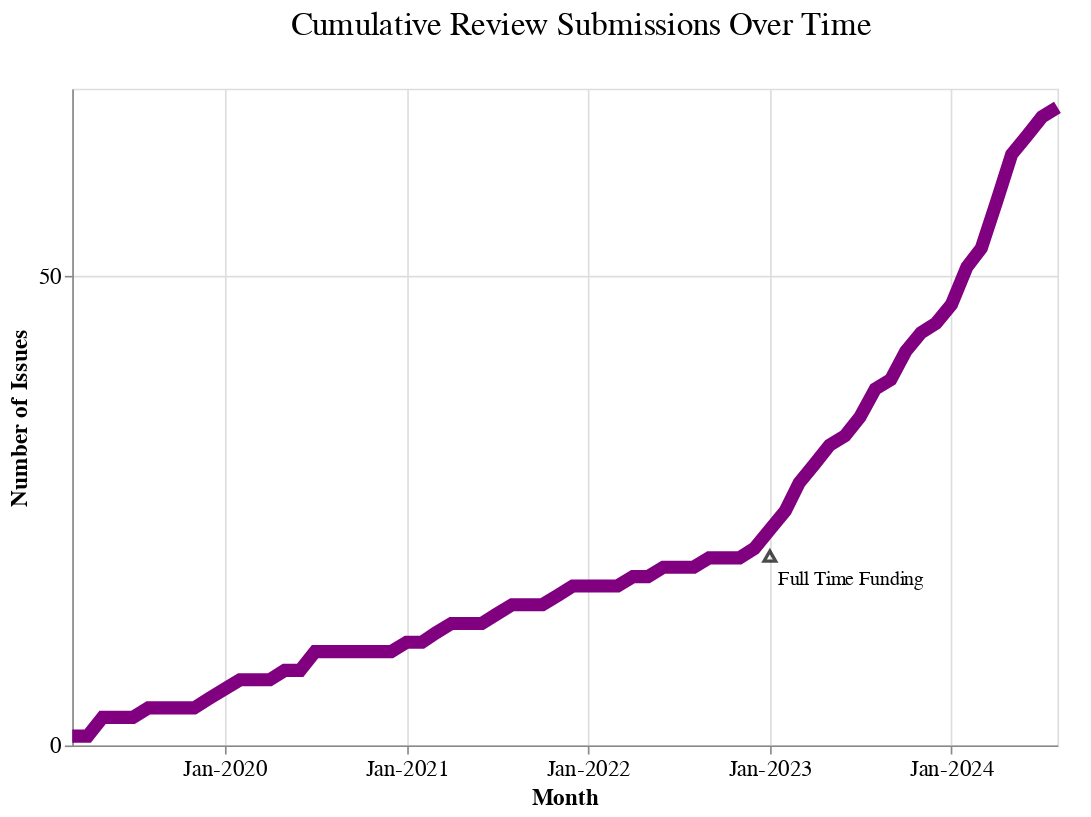

Write notebook code for a chart like this one.
### Code cell
# Create an Altair line plot
chart = (
    alt.Chart(final_monthly)
    .mark_line(color="purple", strokeWidth=8)
    .encode(
        x=alt.X(
            "date:T",
            axis=alt.Axis(
                title="Month",
                format="%b-%Y",
                tickCount="year",
            ),
        ),
        y=alt.Y(
            "cumulative_count:Q",
            axis=alt.Axis(
                title="Number of Issues",
                tickMinStep=50,
            ),
        ),
        tooltip=[
            alt.Tooltip("date:T", title="Month"),
            alt.Tooltip("cumulative_count:Q", title="Number of Issues"),
        ],
    )
    .properties(
        title=alt.TitleParams(
            text="Cumulative Review Submissions Over Time",
        ),
        width=600,
        height=400,
    )
)

label = (
    alt.Chart(pd.DataFrame({
        'date': [pd.Timestamp("2023-01-01")],  # Specific x-axis location (January 2023)
        'cumulative_count': [16], 
        'label': ["Full Time Funding"]
    }))
    .mark_text(align='left', dx=5, dy=-10, color='black', fontSize=12, font='Poppins')
    .encode(
        x='date:T',
        y='cumulative_count:Q',
        text='label:N'
    )
)

# Adding an arrow using mark_rule and mark_point
arrow = (
    alt.Chart(pd.DataFrame({
        'date': [pd.Timestamp("2023-01-01")],
        'cumulative_count': [20],  # Adjust y-axis location to position the arrow
    }))
    .mark_point(shape='triangle', angle=0, size=50, color='black')
    .encode(
        x='date:T',
        y='cumulative_count:Q'
    )
)

# Combine the chart and the label
final_chart = chart + label + arrow

# Show the final chart
final_chart.show()

# Show the chart
#chart.show()

### Figure 1 — Vega-Lite specification as saved in the notebook (floating-point values rounded to 4 significant figures)
{"config": {"title": {"fontSize": 20, "font": "Poppins", "anchor": "middle", "color": "black", "fontWeight": 400, "dy": -20, "dx": 10}, "axis": {"labelFontSize": 14, "titleFontSize": 14, "titleFont": "Poppins", "labelFont": "Poppins"}, "legend": {"labelFontSize": 12, "titleFontSize": 14, "titleFont": "Poppins", "labelFont": "Poppins"}, "bar": {"color": "purple", "fill": "purple"}, "line": {"color": "purple"}, "view": {"height": 300, "width": 600, "padding": {"top": 190, "left": 10, "right": 10, "bottom": 90}}}, "layer": [{"data": {"name": "data-566605590f70d5cb08562c47ac14e3b6"}, "mark": {"type": "line", "color": "purple", "strokeWidth": 8}, "encoding": {"tooltip": [{"field": "date", "title": "Month", "type": "temporal"}, {"field": "cumulative_count", "title": "Number of Issues", "type": "quantitative"}], "x": {"axis": {"format": "%b-%Y", "tickCount": "year", "title": "Month"}, "field": "date", "type": "temporal"}, "y": {"axis": {"tickMinStep": 50, "title": "Number of Issues"}, "field": "cumulative_count", "type": "quantitative"}}, "title": {"text": "Cumulative Review Submissions Over Time"}}, {"data": {"name": "data-885435433e90c9e36bd36f19a234dabd"}, "mark": {"type": "text", "align": "left", "color": "black", "dx": 5, "dy": -10, "font": "Poppins", "fontSize": 12}, "encoding": {"text": {"field": "label", "type": "nominal"}, "x": {"field": "date", "type": "temporal"}, "y": {"field": "cumulative_count", "type": "quantitative"}}}, {"data": {"name": "data-967c9fd2600aa1f4ef471e2361e60d17"}, "mark": {"type": "point", "angle": 0, "color": "black", "shape": "triangle", "size": 50}, "encoding": {"x": {"field": "date", "type": "temporal"}, "y": {"field": "cumulative_count", "type": "quantitative"}}}], "height": 400, "width": 600, "$schema": "https://vega.github.io/schema/vega-lite/v5.17.0.json", "datasets": {"data-566605590f70d5cb08562c47ac14e3b6": [{"date": "2019-03-01T00:00:00", "issue_count": 1, "cumulative_count": 1}, {"date": "2019-04-01T00:00:00", "issue_count": 0, "cumulative_count": 1}, {"date": "2019-05-01T00:00:00", "issue_count": 2, "cumulative_count": 3}, {"date": "2019-06-01T00:00:00", "issue_count": 0, "cumulative_count": 3}, {"date": "2019-07-01T00:00:00", "issue_count": 0, "cumulative_count": 3}, {"date": "2019-08-01T00:00:00", "issue_count": 1, "cumulative_count": 4}, {"date": "2019-09-01T00:00:00", "issue_count": 0, "cumulative_count": 4}, {"date": "2019-10-01T00:00:00", "issue_count": 0, "cumulative_count": 4}, {"date": "2019-11-01T00:00:00", "issue_count": 0, "cumulative_count": 4}, {"date": "2019-12-01T00:00:00", "issue_count": 1, "cumulative_count": 5}, {"date": "2020-01-01T00:00:00", "issue_count": 1, "cumulative_count": 6}, {"date": "2020-02-01T00:00:00", "issue_count": 1, "cumulative_count": 7}, {"date": "2020-03-01T00:00:00", "issue_count": 0, "cumulative_count": 7}, {"date": "2020-04-01T00:00:00", "issue_count": 0, "cumulative_count": 7}, {"date": "2020-05-01T00:00:00", "issue_count": 1, "cumulative_count": 8}, {"date": "2020-06-01T00:00:00", "issue_count": 0, "cumulative_count": 8}, {"date": "2020-07-01T00:00:00", "issue_count": 2, "cumulative_count": 10}, {"date": "2020-08-01T00:00:00", "issue_count": 0, "cumulative_count": 10}, {"date": "2020-09-01T00:00:00", "issue_count": 0, "cumulative_count": 10}, {"date": "2020-10-01T00:00:00", "issue_count": 0, "cumulative_count": 10}, {"date": "2020-11-01T00:00:00", "issue_count": 0, "cumulative_count": 10}, {"date": "2020-12-01T00:00:00", "issue_count": 0, "cumulative_count": 10}, {"date": "2021-01-01T00:00:00", "issue_count": 1, "cumulative_count": 11}, {"date": "2021-02-01T00:00:00", "issue_count": 0, "cumulative_count": 11}, {"date": "2021-03-01T00:00:00", "issue_count": 1, "cumulative_count": 12}, {"date": "2021-04-01T00:00:00", "issue_count": 1, "cumulative_count": 13}, {"date": "2021-05-01T00:00:00", "issue_count": 0, "cumulative_count": 13}, {"date": "2021-06-01T00:00:00", "issue_count": 0, "cumulative_count": 13}, {"date": "2021-07-01T00:00:00", "issue_count": 1, "cumulative_count": 14}, {"date": "2021-08-01T00:00:00", "issue_count": 1, "cumulative_count": 15}, {"date": "2021-09-01T00:00:00", "issue_count": 0, "cumulative_count": 15}, {"date": "2021-10-01T00:00:00", "issue_count": 0, "cumulative_count": 15}, {"date": "2021-11-01T00:00:00", "issue_count": 1, "cumulative_count": 16}, {"date": "2021-12-01T00:00:00", "issue_count": 1, "cumulative_count": 17}, {"date": "2022-01-01T00:00:00", "issue_count": 0, "cumulative_count": 17}, {"date": "2022-02-01T00:00:00", "issue_count": 0, "cumulative_count": 17}, {"date": "2022-03-01T00:00:00", "issue_count": 0, "cumulative_count": 17}, {"date": "2022-04-01T00:00:00", "issue_count": 1, "cumulative_count": 18}, {"date": "2022-05-01T00:00:00", "issue_count": 0, "cumulative_count": 18}, {"date": "2022-06-01T00:00:00", "issue_count": 1, "cumulative_count": 19}, {"date": "2022-07-01T00:00:00", "issue_count": 0, "cumulative_count": 19}, {"date": "2022-08-01T00:00:00", "issue_count": 0, "cumulative_count": 19}, {"date": "2022-09-01T00:00:00", "issue_count": 1, "cumulative_count": 20}, {"date": "2022-10-01T00:00:00", "issue_count": 0, "cumulative_count": 20}, {"date": "2022-11-01T00:00:00", "issue_count": 0, "cumulative_count": 20}, {"date": "2022-12-01T00:00:00", "issue_count": 1, "cumulative_count": 21}, {"date": "2023-01-01T00:00:00", "issue_count": 2, "cumulative_count": 23}, {"date": "2023-02-01T00:00:00", "issue_count": 2, "cumulative_count": 25}, {"date": "2023-03-01T00:00:00", "issue_count": 3, "cumulative_count": 28}, {"date": "2023-04-01T00:00:00", "issue_count": 2, "cumulative_count": 30}, {"date": "2023-05-01T00:00:00", "issue_count": 2, "cumulative_count": 32}, {"date": "2023-06-01T00:00:00", "issue_count": 1, "cumulative_count": 33}, {"date": "2023-07-01T00:00:00", "issue_count": 2, "cumulative_count": 35}, {"date": "2023-08-01T00:00:00", "issue_count": 3, "cumulative_count": 38}, {"date": "2023-09-01T00:00:00", "issue_count": 1, "cumulative_count": 39}, {"date": "2023-10-01T00:00:00", "issue_count": 3, "cumulative_count": 42}, {"date": "2023-11-01T00:00:00", "issue_count": 2, "cumulative_count": 44}, {"date": "2023-12-01T00:00:00", "issue_count": 1, "cumulative_count": 45}, {"date": "2024-01-01T00:00:00", "issue_count": 2, "cumulative_count": 47}, {"date": "2024-02-01T00:00:00", "issue_count": 4, "cumulative_count": 51}, {"date": "2024-03-01T00:00:00", "issue_count": 2, "cumulative_count": 53}, {"date": "2024-04-01T00:00:00", "issue_count": 5, "cumulative_count": 58}, {"date": "2024-05-01T00:00:00", "issue_count": 5, "cumulative_count": 63}, {"date": "2024-06-01T00:00:00", "issue_count": 2, "cumulative_count": 65}, {"date": "2024-07-01T00:00:00", "issue_count": 2, "cumulative_count": 67}, {"date": "2024-08-01T00:00:00", "issue_count": 1, "cumulative_count": 68}], "data-885435433e90c9e36bd36f19a234dabd": [{"date": "2023-01-01T00:00:00", "cumulative_count": 16, "label": "Full Time Funding"}], "data-967c9fd2600aa1f4ef471e2361e60d17": [{"date": "2023-01-01T00:00:00", "cumulative_count": 20}]}}
